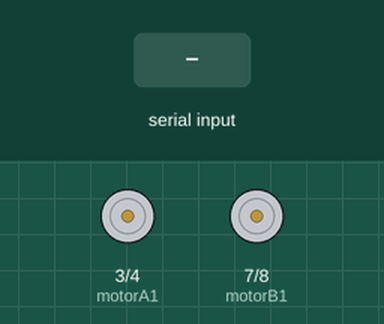
Recording of a sketch running on a simulated Arduino Uno, built with avr-gcc and run on an emulated ATmega328P. On the bench: motor-driver pin pairs drawn as motors (green arrow = first pin HIGH = forward, orange = second pin HIGH = backward, longer = more drive, scaled by the enable pin). The test bench sets the inputs (shaded band). What the sketch prints to the serial monitor is not drawn.

Above: at 1.2 s.
1.3 s: "F" received over Serial
At 2.2 s:
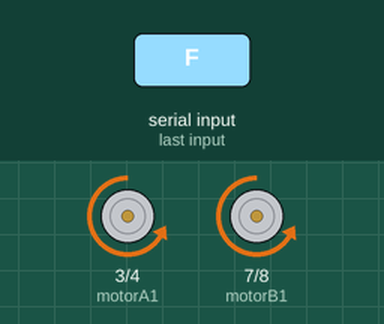
2.8 s: byte 72 ('H') received over Serial
At 3.2 s:
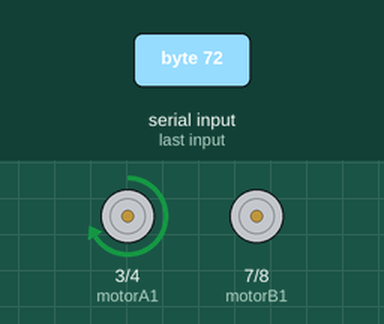
4.3 s: byte 76 ('L') received over Serial
At 5.5 s:
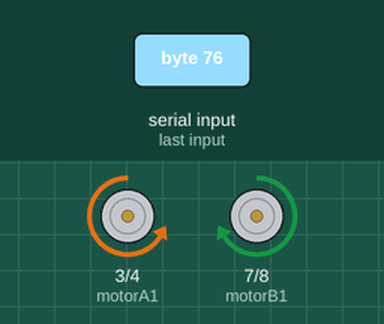
5.8 s: byte 82 ('R') received over Serial
At 6.7 s:
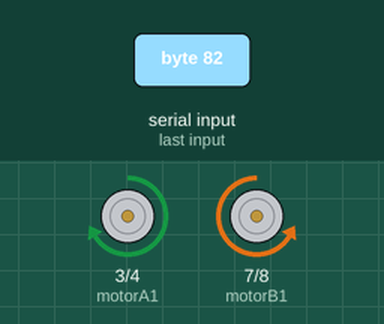
7.3 s: byte 83 ('S') received over Serial
At 7.8 s:
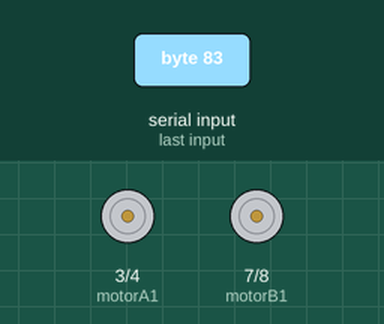
8.8 s: "I" received over Serial
At 9.1 s:
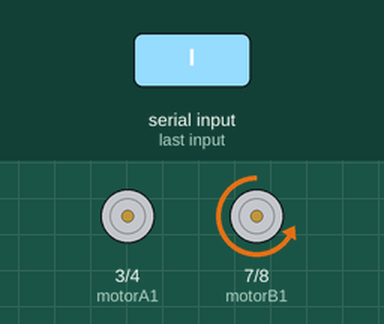
Timing chart, 0 to 11.3 s (numbered marks = the images above; inputs shaded):
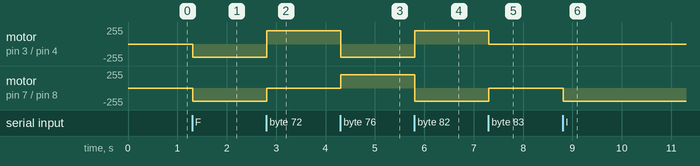

Measured:
- after the input at 1.3 s, motor on pin 3 (motorA1) / pin 4 (motorA2), motor on pin 7 (motorB1) / pin 8 (motorB2): stopped → backward 200/255 at once
- after the input at 2.8 s, motor on pin 3 (motorA1) / pin 4 (motorA2): backward 200/255 → forward 200/255 at once; motor on pin 7 (motorB1) / pin 8 (motorB2): backward 200/255 → stopped at once
- after the input at 4.3 s, motor on pin 3 (motorA1) / pin 4 (motorA2): forward 200/255 → backward 200/255 at once; motor on pin 7 (motorB1) / pin 8 (motorB2): stopped → forward 200/255 at once
- after the input at 5.8 s, motor on pin 3 (motorA1) / pin 4 (motorA2): backward 200/255 → forward 200/255 at once; motor on pin 7 (motorB1) / pin 8 (motorB2): forward 200/255 → backward 200/255 at once
- after the input at 7.3 s, motor on pin 3 (motorA1) / pin 4 (motorA2): forward 200/255 → stopped at once; motor on pin 7 (motorB1) / pin 8 (motorB2): backward 200/255 → stopped at once
- after the input at 8.8 s, motor on pin 7 (motorB1) / pin 8 (motorB2): stopped → backward 200/255 at once

The sketch:

BT_SPEED_Car.ino
```cpp
 /*
 * Project: Bluetooth Controlled Car
 * https://www.youtube.com/channel/UCJFYG8rKSO-ZoM9awuwZU2A?view_as=subscriber

 */

//L293 Connection
  const int motorA1      = 3;
  const int motorA2      = 4;
  const int motorAspeed  = 5;
  const int motorB1      = 7;
  const int motorB2      = 8;
  const int motorBspeed  =6;


//Useful Variables
  int state;
  int vSpeed=200;     // Default speed, from 0 to 255

void setup() {
    // Set pins as outputs:
    pinMode(motorA1, OUTPUT);
    pinMode(motorA2, OUTPUT);
    pinMode(motorB1, OUTPUT);
    pinMode(motorB2, OUTPUT);

    // Initialize serial communication at 9600 bits per second:
    Serial.begin(9600);
}

void loop() {

    if(Serial.available() > 0){
      state = Serial.read();
    }
   Serial.println(state);
  //Change speed if state is equal from 0 to 4. Values must be from 0 to 255 (PWM)
    if (state == '0'){
      vSpeed=0;}
    else if (state == '1'){
      vSpeed=100;}
    else if (state == '2'){
      vSpeed=180;}
    else if (state == '3'){
      vSpeed=200;}
    else if (state == '4'){
      vSpeed=255;}

  /***********************Forward****************************/
  //If state is equal with letter 'F', car will go forward!
    if (state == 'F') {
  digitalWrite (motorA1,LOW);
  delay(1);
  digitalWrite(motorA2,HIGH);
  delay(1);

  digitalWrite (motorB1,LOW);
  delay(1);
  digitalWrite(motorB2,HIGH);

  analogWrite (motorAspeed, vSpeed);
  analogWrite (motorBspeed, vSpeed);
  }
  /**********************Forward Left************************/
  //If state is equal with letter 'I', car will go forward left
    else if (state == 'I') {
  digitalWrite (motorA1,LOW);
  delay(1);
  digitalWrite(motorA2,HIGH);
  delay(1);

  digitalWrite (motorB1,LOW);
  delay(1);
  digitalWrite(motorB2,HIGH);

  analogWrite (motorAspeed, 0);
  analogWrite (motorBspeed, vSpeed);
    }
  /**********************Forward Right************************/
  //If state is equal with letter 'G', car will go forward right
    else if (state == 'G') {
  digitalWrite (motorA1,LOW);
  delay(1);
  digitalWrite(motorA2,HIGH);
  delay(1);

  digitalWrite (motorB1,LOW);
  delay(1);
  digitalWrite(motorB2,HIGH);

  analogWrite (motorAspeed, vSpeed);
  analogWrite (motorBspeed, 0);
    }
  /***********************Backward****************************/
  //If state is equal with letter 'B', car will go backward
    else if (state == 'B') {
  digitalWrite (motorA1,HIGH);
  delay(1);
  digitalWrite(motorA2,LOW);
  delay(1);

  digitalWrite (motorB1,HIGH);
  delay(1);
  digitalWrite(motorB2,LOW);

  analogWrite (motorAspeed, vSpeed);
  analogWrite (motorBspeed, vSpeed);
    }
  /**********************Backward Left************************/
  //If state is equal with letter 'J', car will go backward left
    else if (state == 'J') {
  digitalWrite (motorA1,HIGH);
  delay(1);
  digitalWrite(motorA2,LOW);
  delay(1);

  digitalWrite (motorB1,HIGH);
  delay(1);
  digitalWrite(motorB2,LOW);

  analogWrite (motorAspeed, 0);
  analogWrite (motorBspeed, vSpeed);
    }
  /**********************Backward Right************************/
  //If state is equal with letter 'H', car will go backward right
    else if (state == 'H') {
  digitalWrite (motorA1,HIGH);
  delay(1);
  digitalWrite(motorA2,LOW);
  delay(1);

  digitalWrite (motorB1,HIGH);
  delay(1);
  digitalWrite(motorB2,LOW);

  analogWrite (motorAspeed, vSpeed);
  analogWrite (motorBspeed, 0);
    }
  /***************************Left*****************************/
  //If state is equal with letter 'L', wheels will turn left
    else if (state == 'L') {
  digitalWrite (motorA2,HIGH);
  delay(1);
  digitalWrite(motorA1,LOW);
  delay(1);

  digitalWrite (motorB2,LOW);
  delay(1);
  digitalWrite(motorB1,HIGH);

  analogWrite (motorAspeed, vSpeed);
  analogWrite (motorBspeed, vSpeed);
    }
  /***************************Right*****************************/
  //If state is equal with letter 'R', wheels will turn right
    else if (state == 'R') {
  digitalWrite (motorA2,LOW);
  delay(1);
  digitalWrite(motorA1,HIGH);
  delay(1);

  digitalWrite (motorB2,HIGH);
  delay(1);
  digitalWrite(motorB1,LOW);

  analogWrite (motorAspeed, vSpeed);
  analogWrite (motorBspeed, vSpeed);
    }

     /************************Stop*****************************/
  //If state is equal with letter 'S', stop the car
    else if (state == 'S'){
        analogWrite(motorA1, 0);  analogWrite(motorA2, 0);
        analogWrite(motorB1, 0);  analogWrite(motorB2, 0);
    }


}
```
